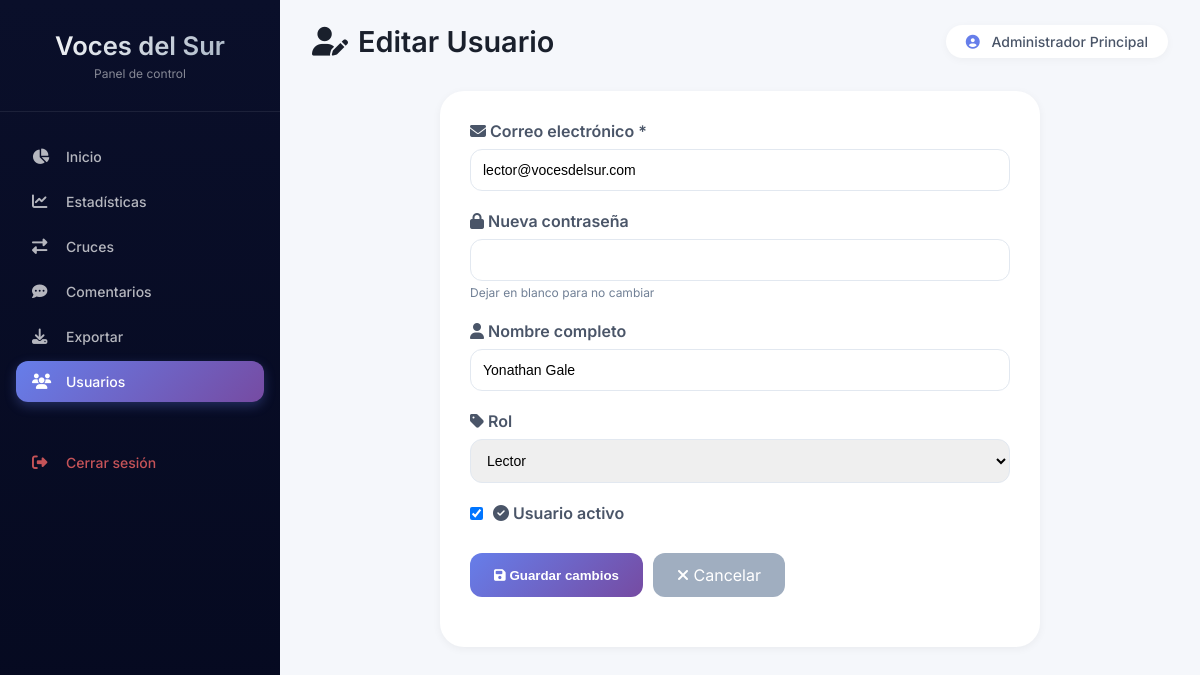
The app's page /dashboard/usuarios_editar.php?id=7 (signed in) with its own data.
### tables this page shows
CREATE TABLE `usuarios` (
  `id` int(11) NOT NULL,
  `email` varchar(100) NOT NULL,
  `password` varchar(255) NOT NULL,
  `nombre` varchar(100) DEFAULT NULL,
  `rol` enum('admin','lector') DEFAULT 'lector',
  `activo` tinyint(4) DEFAULT 1,
  `fecha_creacion` datetime DEFAULT current_timestamp(),
  `ultimo_acceso` datetime DEFAULT NULL
);

### dashboard/functions.php (called while the page is built, shortened)
<?php
function obtenerUsuarioPorId($pdo, int $id) {
    $stmt = $pdo->prepare("SELECT * FROM usuarios WHERE id = ?");
    $stmt->execute([$id]);
    return $stmt->fetch();
}
?>

### dashboard/usuarios_editar.php (the view, shortened to what this page needs)
<?php
require_once 'auth.php';
require_once 'functions.php';
require_once '../db_config.php';
$id = $_GET['id'] ?? 0;
$user = obtenerUsuarioPorId($pdo, $id);
require_once 'header.php';
?>
<div class="form-container" style="max-width: 600px; margin: 0 auto;">
    <form method="POST" style="background: white; border-radius: 24px; padding: 30px; box-shadow: 0 2px 8px rgba(0,0,0,0.05);">
        <div class="form-group" style="margin-bottom: 20px;">
            <label style="display: block; margin-bottom: 8px; font-weight: 600; color: #4a5568;"><i class="fas fa-envelope"></i> Correo electrónico *</label>
            <input type="email" name="email" value="<?= htmlspecialchars($user['email']) ?>" required style="width: 100%; padding: 12px; border: 1.5px solid #e2e8f0; border-radius: 12px;">
        </div>
        <div class="form-group" style="margin-bottom: 20px;">
            <label style="display: block; margin-bottom: 8px; font-weight: 600; color: #4a5568;"><i class="fas fa-lock"></i> Nueva contraseña</label>
            <input type="password" name="password" style="width: 100%; padding: 12px; border: 1.5px solid #e2e8f0; border-radius: 12px;">
            <small style="font-size: 0.75em; color: #718096;">Dejar en blanco para no cambiar</small>
        </div>
        <div class="form-group" style="margin-bottom: 20px;">
            <label style="display: block; margin-bottom: 8px; font-weight: 600; color: #4a5568;"><i class="fas fa-user"></i> Nombre completo</label>
            <input type="text" name="nombre" value="<?= htmlspecialchars($user['nombre'] ?? '') ?>" style="width: 100%; padding: 12px; border: 1.5px solid #e2e8f0; border-radius: 12px;">
        </div>
        <div class="form-group" style="margin-bottom: 20px;">
            <label style="display: block; margin-bottom: 8px; font-weight: 600; color: #4a5568;"><i class="fas fa-tag"></i> Rol</label>
            <select name="rol" style="width: 100%; padding: 12px; border: 1.5px solid #e2e8f0; border-radius: 12px;">
                <option value="lector" <?= $user['rol'] == 'lector' ? 'selected' : '' ?>>Lector</option>
            </select>
        </div>
        <div class="form-group" style="margin-bottom: 20px; display: flex; align-items: center; gap: 10px;">
            <input type="checkbox" name="activo" value="1" <?= $user['activo'] == 1 ? 'checked' : '' ?> style="width: auto;">
            <label style="margin: 0; font-weight: 600; color: #4a5568;"><i class="fas fa-check-circle"></i> Usuario activo</label>
        </div>
        <div class="form-group" style="display: flex; gap: 10px; margin-top: 30px;">
            <button type="submit" style="background: linear-gradient(135deg, #667eea, #764ba2); color: white; border: none; padding: 12px 24px; border-radius: 12px; cursor: pointer; font-weight: 600;">
                <i class="fas fa-save"></i> Guardar cambios
            </button>
            <a href="usuarios.php" style="background: #a0aec0; color: white; padding: 12px 24px; border-radius: 12px; text-decoration: none; display: inline-block;">
                <i class="fas fa-times"></i> Cancelar
            </a>
        </div>
    </form>
</div>
<?php require_once 'footer.php'; ?>

### dashboard/css/dashboard.css (style rules this page uses)
* { margin: 0; padding: 0; box-sizing: border-box; }
body { font-family: 'Inter', 'Segoe UI', sans-serif; background: #f5f7fb; overflow-x: hidden; }
.form-container { max-width: 600px; margin: 0 auto; width: 100%; }
.form-group { margin-bottom: 20px; }
.form-group label { display: block; margin-bottom: 8px; font-weight: 600; color: #4a5568; }
.form-group input, .form-group select { width: 100%; padding: 12px; border: 1.5px solid #e2e8f0; border-radius: 12px; font-size: 14px; }

### records on screen
usuarios: email "lector@vocesdelsur.com", nombre "Yonathan Gale", rol "Lector", activo "☑"

### other values on screen
$titulo "Editar Usuario"
$_SESSION['admin_nombre'] "Administrador Principal"
